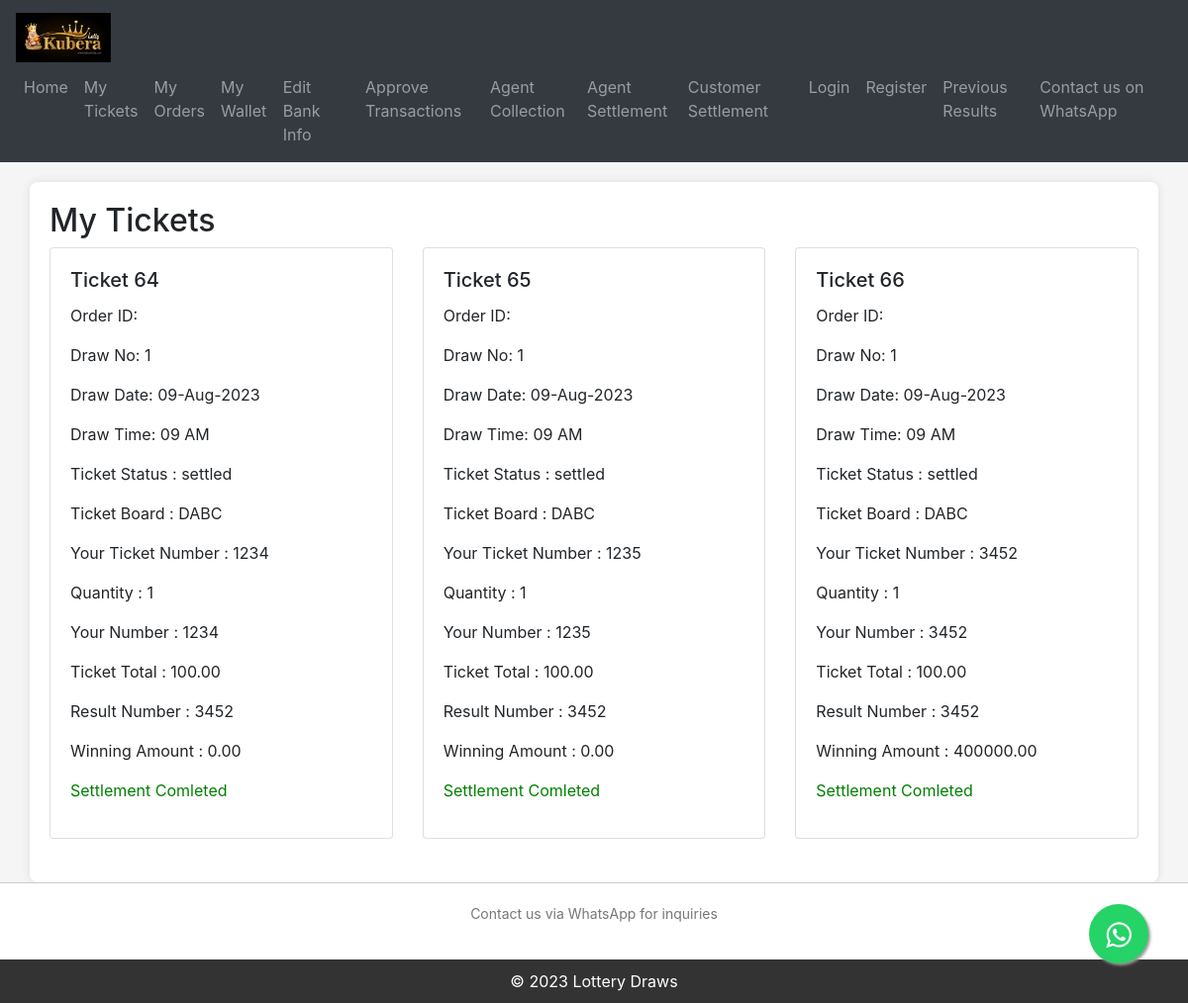
The app's page /view-tickets/ (signed in) with its own data.
### KuberaApp/models.py (models this page shows, shortened)
class Ticket(models.Model):
    agent = models.ForeignKey(User, on_delete=models.CASCADE,blank=True,null=True)
    draw = models.ForeignKey(Draw, on_delete=models.CASCADE,blank=True,null=True)
    order = models.ForeignKey('Order', on_delete=models.CASCADE,blank=True,null=True)
    ticket_uuid = models.UUIDField(default=uuid.uuid4, editable=False, unique=True)
    board = models.ForeignKey(TicketPrice, on_delete=models.CASCADE,blank=True,null=True)
    choosen_number = models.PositiveIntegerField()
    quantity = models.PositiveIntegerField(default=1)
    customer = models.ForeignKey(User, on_delete=models.CASCADE, related_name='tickets_bought',blank=True,null=True)
    total_price = models.DecimalField(max_digits=10, decimal_places=2)
    winner = models.BooleanField(default=False)
    settled = models.BooleanField(default=False)
    cancelled = models.BooleanField(default=False)
    winning_amount = models.DecimalField(default=0.00,max_digits=10, decimal_places=2)
    winning_board = models.CharField(max_length=255,blank=True,null=True)

class Draw(models.Model):
    draw_uuid          = models.UUIDField(default=uuid.uuid4, editable=False, unique=True)
    draw_date          = models.DateField()
    draw_time          = models.TimeField()
    result_number      = models.PositiveIntegerField(default=0)
    released           = models.BooleanField(default=False)
    winning_percentage = models.DecimalField(max_digits=5, decimal_places=2,blank=True,null=True)
    loot_amount        = models.DecimalField(max_digits=10, decimal_places=2,blank=True,null=True)
    is_active          = models.BooleanField(default=False)
    result_generated   = models.BooleanField(default=False)
    orders_accepted   = models.BooleanField(default=False)

class  Order(models.Model):
    agent = models.ForeignKey(User, on_delete=models.CASCADE,blank=True,null=True)
    draw = models.ForeignKey(Draw, on_delete=models.CASCADE,blank=True,null=True)
    customer       = models.ForeignKey(User, on_delete=models.CASCADE, related_name='customer_ticket',blank=True,null=True)
    upi_transaction_reference_id = models.CharField(max_length=50,blank=True,null=True)
    payment_upi_id = models.CharField(max_length=200,blank=True,null=True)
    order_uuid     = models.UUIDField(default=uuid.uuid4, editable=False, unique=True)
    order_status   = models.CharField(choices=ORDER_STATUS,default="processing",max_length=30)
    order_total    = models.DecimalField(max_digits=10,decimal_places=2,default=0.00)
    order_date     = models.DateField(default=timezone.now)
    winning_amount = models.DecimalField(max_digits=10,decimal_places=2,default=0.00)

class TicketPrice(models.Model):
    ticket_name = models.CharField(max_length=50, unique=True)
    ticket_value = models.DecimalField(max_digits=10, decimal_places=2)
    commision = models.DecimalField(default=0.00,max_digits=10, decimal_places=2)
    price_after_commision = models.DecimalField(default=0.00,max_digits=10, decimal_places=2)
    def __str__(self):
        return self.ticket_name

### KuberaApp/views.py (the view)
# urls.py: path('view-tickets/', views.view_tickets, name='view_tickets'),
@login_required(login_url='login')
def view_tickets(request):
    user = request.user
    tickets = Ticket.objects.filter(customer=user)
    context = {'tickets': tickets}
    return render(request, 'kuberaapp/mytickets.html', context)

### KuberaApp/context_processor.py (called while the page is built)
def website_info_context(request):
    try:
        website_info = WebsiteInfo.objects.first()  # Retrieve the first WebsiteInfo object
    except WebsiteInfo.DoesNotExist:
        website_info = None
    context = {
        'website_info': website_info
    }
    return context

### templates/kuberaapp/mytickets.html
{% extends 'base.html' %}
{% block content %}
<div class="container">
    <h2>My Tickets</h2>
    <div class="row">
        {% for ticket in tickets %}
        <div class="col-md-4">
            <div class="card mb-4">
                <div class="card-body">
                    <h5 class="card-title">Ticket {{ ticket.pk }}</h5>
                    <p class="card-text">Order ID: {{ ticket.order.order_id }}</p>
                    <p class="card-text">Draw No: {{ ticket.draw.pk }}</p>
                    <p class="card-text">Draw Date: {{ ticket.draw.draw_date|date:"d-M-Y" }}</p>
                    <p class="card-text">Draw Time: {{ ticket.draw.draw_time|time:"h A" }}</p>
                    <p class="card-text">Ticket Status  : {{ ticket.order.order_status }}</p>
                    <p class="card-text">Ticket Board  : {{ ticket.board }}</p>
                    <p class="card-text">Your Ticket Number   : {{ ticket.choosen_number }}</p>
                    <p class="card-text">Quantity   : {{ ticket.quantity }}</p>
                    <p class="card-text">Your Number   : {{ ticket.choosen_number }}</p>
                    <p class="card-text">Ticket Total  : {{ ticket.total_price }}</p>
                    {% if ticket.draw.result_generated %}
                    <p class="card-text">Result Number  : {{ ticket.draw.result_number }}</p>
                    <p class="card-text">Winning Amount : {{ ticket.winning_amount }}</p>
                    {% else %}
                        <p style="color:red;">Result Not Released</p>
                    {% endif %}
                    {% if ticket.settled %}
                    <p style="color:green;">Settlement  Comleted</p>
                    {% else %}
                    <p style="color:red;">Settlement Not Comleted</p>
                    {% endif %}
                </div>
            </div>
        </div>
        {% endfor %}
    </div>
</div>
{% endblock %}

### templates/base.html (style rules this page uses)
body { margin: 0; padding: 0; background-color: #f5f5f5; }
.container { margin-top: 20px; padding: 20px; background-color: #fff; border-radius: 8px; box-shadow: 0px 0px 10px rgba(0, 0, 0, 0.1); }

### records on screen
Ticket: pk "64", draw.pk "1", draw.draw_date "09-Aug-2023", draw.draw_time "09 AM", order.order_status "settled", board "DABC", choosen_number "1234", quantity "1", total_price "100.00", draw.result_number "3452", winning_amount "0.00", settled "Settlement Comleted"
Ticket: pk "65", draw.pk "1", draw.draw_date "09-Aug-2023", draw.draw_time "09 AM", order.order_status "settled", board "DABC", choosen_number "1235", quantity "1", total_price "100.00", draw.result_number "3452", winning_amount "0.00", settled "Settlement Comleted"
Ticket: pk "66", draw.pk "1", draw.draw_date "09-Aug-2023", draw.draw_time "09 AM", order.order_status "settled", board "DABC", choosen_number "3452", quantity "1", total_price "100.00", draw.result_number "3452", winning_amount "400000.00", settled "Settlement Comleted"
